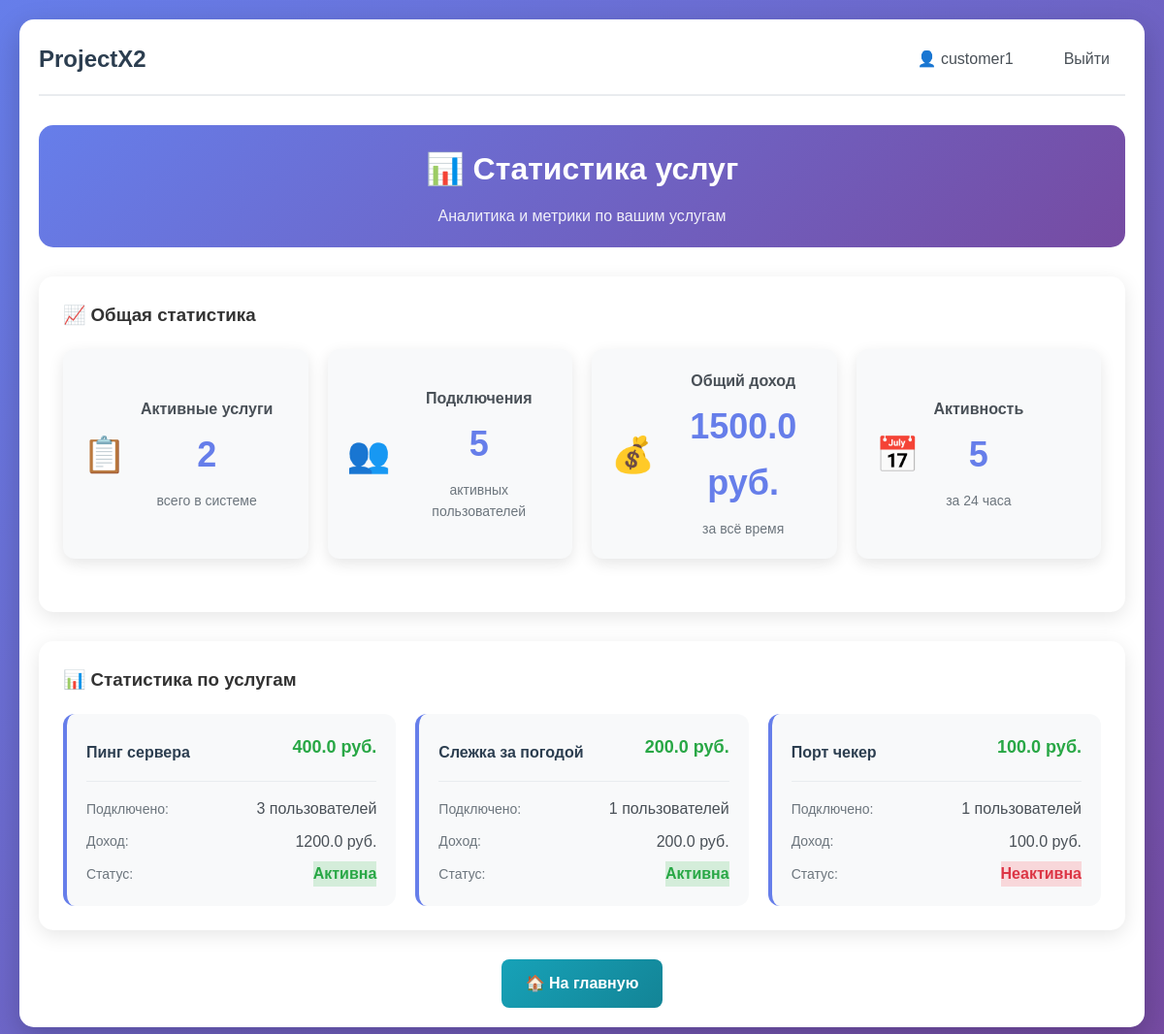
Screenshot of /customer/stats (signed in) with the database file from the repository.
### app.py (models this page shows, shortened)
class User(UserMixin, db.Model):
    __tablename__ = 'users'
    id = db.Column(db.Integer, primary_key=True)
    username = db.Column(db.String(64), unique=True, nullable=False)
    email = db.Column(db.String(120), unique=True, nullable=False)
    password_hash = db.Column(db.String(256), nullable=False)
    role = db.Column(db.String(20), nullable=False)
    created_at = db.Column(db.DateTime, default=datetime.utcnow)
    is_active = db.Column(db.Boolean, default=True)
    services = db.relationship('UserService', backref='user', lazy=True)
    balance = db.Column(db.Float, default=0.0)  # Баланс для клиентов

class Service(db.Model):
    id = db.Column(db.Integer, primary_key=True)
    name = db.Column(db.String(100), nullable=False)
    description = db.Column(db.Text, nullable=False)
    price = db.Column(db.Float, default=0.0)
    is_active = db.Column(db.Boolean, default=True)
    created_at = db.Column(db.DateTime, default=datetime.utcnow)
    customer_id = db.Column(db.Integer, db.ForeignKey('users.id'), nullable=False)
    users = db.relationship('UserService', backref='service', lazy=True)

### app.py (the view)
@app.route('/customer/stats')
@login_required
def customer_stats():
    if current_user.role != 'customer':
        flash('Доступ запрещен. Только для заказчиков.', 'error')
        return redirect(url_for('index'))
    services = Service.query.filter_by(customer_id=current_user.id).all()
    active_services_count = Service.query.filter_by(
        customer_id=current_user.id,
        is_active=True
    ).count()
    total_connections = UserService.query.join(Service).filter(
        Service.customer_id == current_user.id,
        UserService.is_active == True
    ).count()
    total_revenue = db.session.query(
        db.func.sum(UserService.price_at_connection)
    ).join(Service).filter(
        Service.customer_id == current_user.id
    ).scalar() or 0
    recent_activity = UserService.query.join(Service).filter(
        Service.customer_id == current_user.id,
        UserService.connected_at >= datetime.utcnow() - timedelta(hours=24)
    ).count()
    return render_template('customer_stats.html',
                         services=services,
                         active_services_count=active_services_count,
                         total_connections=total_connections,
                         total_revenue=total_revenue,
                         recent_activity=recent_activity)

### app.py (called while the page is built)
@login_manager.user_loader
def load_user(user_id):
    return db.session.get(User, int(user_id))

@app.before_request
def check_user_active():
    if current_user.is_authenticated and not current_user.is_active:
        logout_user()
        flash('Ваш аккаунт заблокирован. Обратитесь к администратору.', 'error')
        return redirect(url_for('login'))

### templates/customer_stats.html (shortened to what this page needs)
{% extends "base.html" %}
{% block content %}
<div class="admin-container">
    <div class="admin-header">
        <h2>📊 Статистика услуг</h2>
        <p class="admin-subtitle">Аналитика и метрики по вашим услугам</p>
    </div>
    <div class="stats-section">
        <h3>📈 Общая статистика</h3>
        <div class="stats-grid">
            <div class="stat-card">
                <div class="stat-icon">📋</div>
                <div class="stat-content">
                    <h4>Активные услуги</h4>
                    <div class="stat-number">{{ active_services_count }}</div>
                    <p>всего в системе</p>
                </div>
            </div>
            <div class="stat-card">
                <div class="stat-icon">👥</div>
                <div class="stat-content">
                    <h4>Подключения</h4>
                    <div class="stat-number">{{ total_connections }}</div>
                    <p>активных пользователей</p>
                </div>
            </div>
            <div class="stat-card">
                <div class="stat-icon">💰</div>
                <div class="stat-content">
                    <h4>Общий доход</h4>
                    <div class="stat-number">{{ total_revenue }} руб.</div>
                    <p>за всё время</p>
                </div>
            </div>
            <div class="stat-card">
                <div class="stat-icon">📅</div>
                <div class="stat-content">
                    <h4>Активность</h4>
                    <div class="stat-number">{{ recent_activity }}</div>
                    <p>за 24 часа</p>
                </div>
            </div>
        </div>
    </div>
    <div class="services-stats">
        <h3>📊 Статистика по услугам</h3>
        <div class="services-grid">
            {% for service in services %}
            <div class="service-stat-card">
                <div class="service-stat-header">
                    <h4>{{ service.name }}</h4>
                    <span class="service-price">{{ service.price }} руб.</span>
                </div>
                <div class="service-stat-body">
                    <div class="service-metric">
                        <span class="metric-label">Подключено:</span>
                        <span class="metric-value">{{ service.users|length }} пользователей</span>
                    </div>
                    <div class="service-metric">
                        <span class="metric-label">Доход:</span>
                        <span class="metric-value">{{ service.users|length * service.price }} руб.</span>
                    </div>
                    <div class="service-metric">
                        <span class="metric-label">Статус:</span>
                        <span class="metric-value status-{{ 'active' if service.is_active else 'inactive' }}">
                            {{ 'Активна' if service.is_active else 'Неактивна' }}
                        </span>
                    </div>
                </div>
            </div>
            {% endfor %}
        </div>
    </div>
    <div class="admin-actions">
        <a href="{{ url_for('index') }}" class="btn btn-info">🏠 На главную</a>
    </div>
</div>
{% endblock %}

### templates/base.html (shortened to what this page needs)
<!DOCTYPE html>
<html lang="ru">
<head>
    <link rel="stylesheet" href="{{ url_for('static', filename='css/style.css') }}">
</head>
<body>
    <div class="container">
        <nav class="navbar">
            <h1><a href="/" class="nav-logo">ProjectX2</a></h1>
            <div class="nav-links">
                {% if current_user.is_authenticated %}
                    <a href="/profile" class="nav-link">👤 {{ current_user.username }}</a>
                    <a href="/logout" class="nav-link">Выйти</a>
                {% else %}
                    <a href="/login" class="nav-link">Войти</a>
                    <a href="/register" class="nav-link">Регистрация</a>
                {% endif %}
            </div>
        </nav>
        <main>
            {% block content %}{% endblock %}
        </main>
    </div>
</body>
</html>

### static/css/style.css (style rules this page uses)
* { margin: 0; padding: 0; box-sizing: border-box; }
body { font-family: 'Arial', sans-serif; line-height: 1.6; color: #333; background: linear-gradient(135deg, #667eea 0%, #764ba2 100%); min-height: 100vh; padding: 20px; }
.container { max-width: 1200px; margin: 0 auto; background: white; padding: 20px; border-radius: 15px; box-shadow: 0 10px 30px rgba(0, 0, 0, 0.2); }
.navbar { display: flex; justify-content: space-between; align-items: center; margin-bottom: 30px; padding-bottom: 15px; border-bottom: 2px solid #e9ecef; }
.nav-logo { text-decoration: none; color: #2c3e50; font-size: 24px; font-weight: bold; }
.nav-links { display: flex; gap: 20px; align-items: center; }
.nav-link { text-decoration: none; color: #495057; padding: 8px 16px; border-radius: 8px; transition: all 0.3s ease; font-weight: 500; }
.btn { padding: 12px 25px; border: none; border-radius: 8px; cursor: pointer; font-size: 16px; text-decoration: none; display: inline-block; text-align: center; transition: all 0.3s ease; font-weight: 600; }
.btn-info { background: linear-gradient(135deg, #17a2b8 0%, #138496 100%); color: white; }
.container { animation: fadeIn 0.6s ease-out; }
.status-active { color: #28a745; font-weight: bold; }
.status-inactive { color: #6c757d; font-weight: bold; }
.stats-grid { display: grid; grid-template-columns: repeat(auto-fit, minmax(150px, 1fr)); gap: 20px; }
.stat-number { font-size: 28px; font-weight: bold; color: #667eea; margin-bottom: 5px; }
.admin-container { max-width: 1400px; margin: 0 auto; }
.admin-header { text-align: center; margin-bottom: 30px; padding: 20px; background: linear-gradient(135deg, #667eea 0%, #764ba2 100%); border-radius: 15px; color: white; }
.admin-header h2 { margin: 0; font-size: 32px; }
.admin-subtitle { margin: 10px 0 0 0; opacity: 0.9; font-size: 16px; }
.stats-grid { display: grid; grid-template-columns: repeat(auto-fit, minmax(200px, 1fr)); gap: 20px; margin-bottom: 30px; }
.stat-card { background: white; padding: 25px; border-radius: 12px; text-align: center; box-shadow: 0 5px 15px rgba(0,0,0,0.1); transition: transform 0.3s ease; }
.stat-card .stat-number { font-size: 36px; font-weight: bold; color: #667eea; margin-bottom: 8px; }
.admin-actions { display: flex; gap: 15px; justify-content: center; flex-wrap: wrap; }
.services-grid { display: grid; grid-template-columns: repeat(auto-fit, minmax(350px, 1fr)); gap: 20px; margin-top: 20px; }
.status-active { background-color: #d4edda; color: #155724; }
.status-inactive { background-color: #f8d7da; color: #721c24; }
.service-price { font-size: 18px; font-weight: bold; color: #28a745; margin-bottom: 10px; }

### templates/customer_stats.html (style rules this page uses)
.stats-section { background: white; padding: 25px; border-radius: 15px; box-shadow: 0 5px 20px rgba(0,0,0,0.1); margin-bottom: 30px; }
.stats-grid { display: grid; grid-template-columns: repeat(auto-fit, minmax(250px, 1fr)); gap: 20px; margin-top: 20px; }
.stat-card { display: flex; align-items: center; padding: 20px; background: #f8f9fa; border-radius: 12px; gap: 15px; }
.stat-icon { font-size: 36px; flex-shrink: 0; }
.stat-content h4 { margin: 0 0 5px 0; color: #495057; font-size: 16px; }
.stat-number { font-size: 24px; font-weight: bold; color: #667eea; margin-bottom: 2px; }
.stat-content p { margin: 0; color: #6c757d; font-size: 14px; }
.services-stats { background: white; padding: 25px; border-radius: 15px; box-shadow: 0 5px 20px rgba(0,0,0,0.1); margin-bottom: 30px; }
.services-grid { display: grid; grid-template-columns: repeat(auto-fit, minmax(300px, 1fr)); gap: 20px; margin-top: 20px; }
.service-stat-card { background: #f8f9fa; padding: 20px; border-radius: 12px; border-left: 4px solid #667eea; }
.service-stat-header { display: flex; justify-content: space-between; align-items: center; margin-bottom: 15px; padding-bottom: 10px; border-bottom: 1px solid #e9ecef; }
.service-stat-header h4 { margin: 0; color: #2c3e50; }
.service-price { font-weight: bold; color: #28a745; }
.service-stat-body { display: flex; flex-direction: column; gap: 8px; }
.service-metric { display: flex; justify-content: space-between; align-items: center; }
.metric-label { color: #6c757d; font-size: 14px; }
.metric-value { color: #495057; font-weight: 500; }
.status-active { color: #28a745; font-weight: bold; }
.status-inactive { color: #dc3545; font-weight: bold; }
.admin-actions { display: flex; gap: 15px; justify-content: center; }

### rows the page displays
User: username "customer1"
Service: name "Пинг сервера", price "400.0", users|length "3", users|length "1200.0", is_active "Активна"
Service: name "Слежка за погодой", price "200.0", users|length "1", users|length "200.0", is_active "Активна"
Service: name "Порт чекер", price "100.0", users|length "1", users|length "100.0", is_active "Неактивна"

### other values shown
{{ active_services_count }} "2"
{{ total_connections }} "5"
{{ total_revenue }} "1500.0"
{{ recent_activity }} "5"
